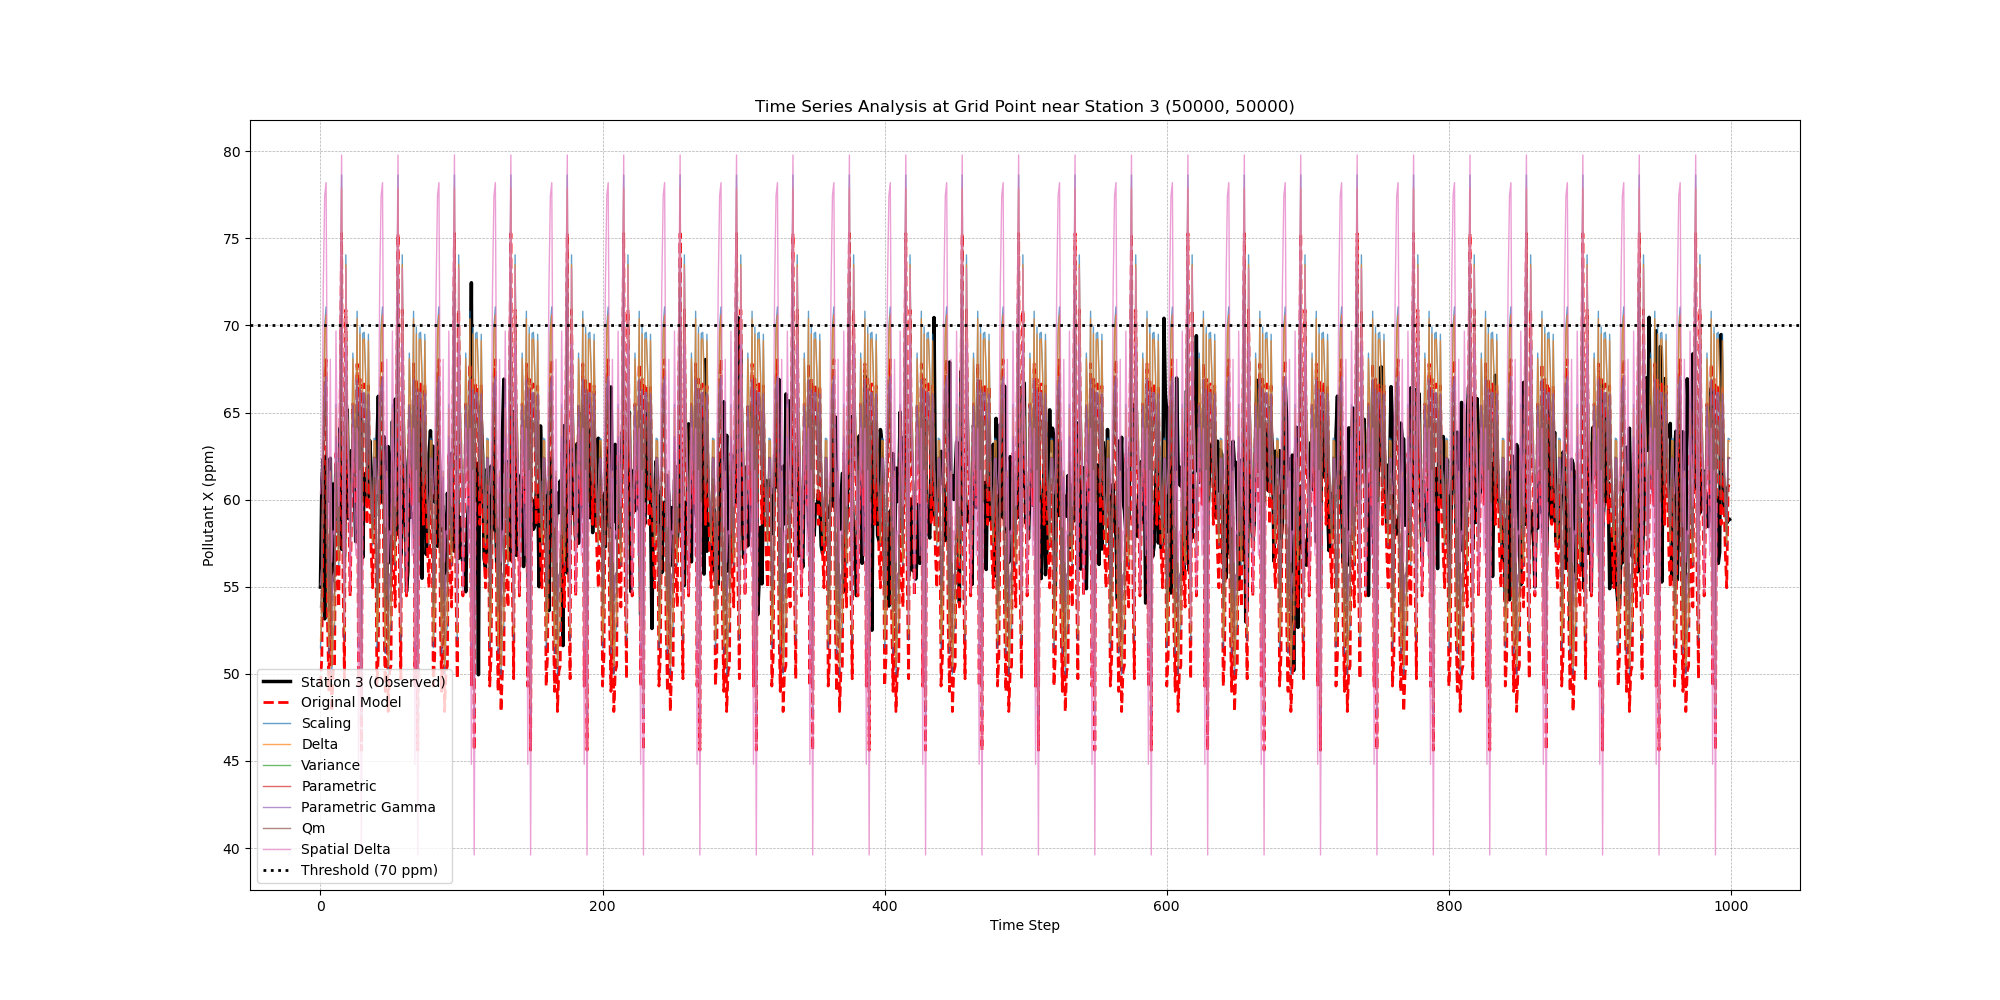

Recreate this plot in Python.
"""
Performs and visualizes a temporal analysis at a single grid point.
"""

import xarray as xr
import matplotlib.pyplot as plt
import pandas as pd
import config
import numpy as np

def main():
    """Main function to perform temporal analysis."""
    
    # Location of interest (near station_3)
    target_x = config.STATION_LOCATIONS["station_3"][0]
    target_y = config.STATION_LOCATIONS["station_3"][1]

    # --- Get Station Time Series ---
    station_data = xr.open_dataset("station_data.nc")[config.VARIABLE_NAME]
    station_3_series = station_data.sel(station="station_3")

    # --- Get Model Time Series at the chosen point ---
    # We need to simulate a time series for the model data.
    # For this experiment, we'll create a representative time series
    # by taking a slice of the 2D data. A more complex model would have a 3D (y, x, time) array.
    original_1km_data = xr.open_dataset("ds_1km.nc")[config.VARIABLE_NAME]
    # Let's create a plausible time series by taking a diagonal slice and repeating it.
    # This is a simplification to illustrate the method.
    slice_data = np.diag(original_1km_data.sel(x=slice(target_x, None), y=slice(target_y, None)))
    if len(slice_data) < 1000:
        slice_data = np.pad(slice_data, (0, 1000 - len(slice_data)), 'wrap')
    model_series_at_point = xr.DataArray(slice_data[:1000], dims=["time"], coords={"time": station_3_series.time})


    # --- Load all corrected data and get series at the point ---
    corrected_methods = [
        "scaling", "delta", "variance", "parametric", "parametric_gamma", "qm", "spatial_delta"
    ]
    
    corrected_series = {}
    for method in corrected_methods:
        ds = xr.open_dataset(f"corrected_ds_1km_{method}.nc")[config.VARIABLE_NAME]
        # In our simplified case, we apply the same "slicing" to the corrected data
        slice_corr = np.diag(ds.sel(x=slice(target_x, None), y=slice(target_y, None)))
        if len(slice_corr) < 1000:
            slice_corr = np.pad(slice_corr, (0, 1000 - len(slice_corr)), 'wrap')
        corrected_series[method] = xr.DataArray(slice_corr[:1000], dims=["time"], coords={"time": station_3_series.time})


    # --- Plotting ---
    plt.figure(figsize=(20, 10))
    
    # Plot station and original model data
    station_3_series.plot(label="Station 3 (Observed)", color='black', linewidth=2.5)
    model_series_at_point.plot(label="Original Model", color='red', linestyle='--', linewidth=2)

    # Plot corrected series
    for name, series in corrected_series.items():
        series.plot(label=name.replace("_", " ").title(), alpha=0.7, linewidth=1)

    # Plot threshold
    plt.axhline(config.THRESHOLD_VALUE, color="black", linestyle=":", linewidth=2, label=f"Threshold ({config.THRESHOLD_VALUE} {config.VARIABLE_UNIT})")
    
    plt.legend()
    plt.title(f"Time Series Analysis at Grid Point near Station 3 ({target_x}, {target_y})")
    plt.xlabel("Time Step")
    plt.ylabel(f"{config.VARIABLE_NAME} ({config.VARIABLE_UNIT})")
    plt.grid(True, which='both', linestyle='--', linewidth=0.5)
    plt.savefig("temporal_analysis.png")
    plt.close()

    # --- Quantitative Summary ---
    summary = []
    
    # Original Model
    exceed_orig = (model_series_at_point > config.THRESHOLD_VALUE).sum().item()
    summary.append({"Method": "Original Model", "Days > 70ppm": exceed_orig})
    
    # Station Observations
    exceed_station = (station_3_series > config.THRESHOLD_VALUE).sum().item()
    summary.append({"Method": "Station 3 (Observed)", "Days > 70ppm": exceed_station})

    # Corrected Models
    for name, series in corrected_series.items():
        exceed_corr = (series > config.THRESHOLD_VALUE).sum().item()
        summary.append({"Method": name.replace("_", " ").title(), "Days > 70ppm": exceed_corr})

    df = pd.DataFrame(summary).set_index("Method")
    
    print("\n" + "="*60)
    print("      Temporal Analysis: Days Exceeding 70ppm Threshold")
    print("                  at point near Station 3")
    print("="*60)
    print(df.to_string())
    print("="*60 + "\n")


if __name__ == "__main__":
    main()
